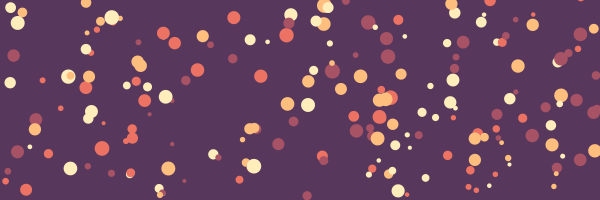
Frame 1 (no input)
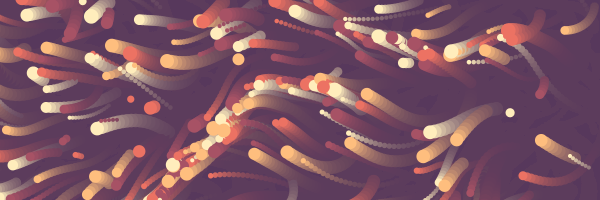
Frame 60 (the mouse pressed at the canvas centre just before this capture)
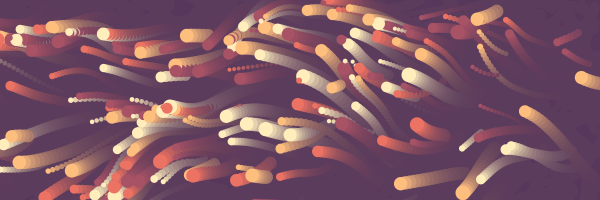
Frame 120 (the mouse held since frame 60 and released just before this capture)

The Processing sketch that drew these frames (run headless with seeded random() and noise(); from frame 60 on, the mouse is pressed at the canvas centre):

// Processing sketch: processing_154762
// ── processing_154762.pde

Mover [] bouncers;

int bewegungsModus = 1;

boolean transparentBG = true;


void setup ()
{
  size (600, 200);
  smooth();

  bouncers = new Mover [200];

  for (int i = 0; i < bouncers.length; i++)
  {
    Mover m = new Mover();
    bouncers [i] = m;
  }

  background (#57385c);
  frameRate (30);
}

void draw ()
{
  if (transparentBG)
  {
    fill (#57385c, 40);
    noStroke();
    rect (0, 0, width, height);
  } 
  else background (#57385c);


  int i = 0;
  while (i < bouncers.length )
  {
    Mover m = bouncers [i];
    m.update (bewegungsModus);

    i = i + 1;
  }
}


class Mover
{
  PVector direction;
  PVector location;

  float speed;
  float SPEED;

  float noiseScale;
  float noiseStrength;
  float forceStrength;

  float ellipseSize;

  color c;


  Mover () // Konstruktor = setup der Mover Klasse
  {
    setRandomValues();
  }

  Mover (float x, float y) // Konstruktor = setup der Mover Klasse
  {
    setRandomValues ();
  }

  // SET ---------------------------

  void setRandomValues ()
  {
    location = new PVector (random (width), random (height));
    ellipseSize = random (4, 15);

    float angle = random (TWO_PI);
    direction = new PVector (cos (angle), sin (angle));

    speed = random (4, 7);
    SPEED = speed;
    noiseScale = 80;
    noiseStrength = 1;
    forceStrength = random (0.1, 0.2);

    setRandomColor();
  }

  void setRandomColor ()
  {
    int colorDice = (int) random (4);

    if (colorDice == 0) c = #ffedbc;
    else if (colorDice == 1) c = #A75265;
    else if (colorDice == 2) c = #ec7263;
    else c = #febe7e;
  }

  // GENEREL ------------------------------

  void update ()
  {
    update (0);
  }

  void update (int mode)
  {
    if (mode == 0) // bouncing ball
    {
      speed = SPEED * 0.7;
      move();
      checkEdgesAndBounce();
    }
    else if (mode == 1) // noise
    {
      speed = SPEED * 0.7;
      addNoise ();
      move();
      checkEdgesAndRelocate ();
    }
    else if (mode == 2) // steer
    {
      steer (mouseX, mouseY);
      move();
    }
    else if (mode == 3) // seek
    {
      speed = SPEED * 0.7;
      seek (mouseX, mouseY);
      move();
    }
    else // radial
    {
      speed = SPEED * 0.7;
      addRadial ();
      move();
      checkEdges();
    }

    display();
  }

  // HOW TO MOVE ----------------------------

  void steer (float x, float y)
  {
    steer (x, y, 1);
  }

  void steer (float x, float y, float strength)
  {

    float angle = atan2 (y-location.y, x -location.x);

    PVector force = new PVector (cos (angle), sin (angle));
    force.mult (forceStrength * strength);

    direction.add (force);
    direction.normalize();

    float currentDistance = dist (x, y, location.x, location.y);

    if (currentDistance < 70)
    {
      speed = map (currentDistance, 0, 70, 0, SPEED);
    }
    else speed = SPEED;
  }

  void seek (float x, float y)
  {
    seek (x, y, 1);
  }

  void seek (float x, float y, float strength)
  {

    float angle = atan2 (y-location.y, x -location.x);

    PVector force = new PVector (cos (angle), sin (angle));
    force.mult (forceStrength * strength);

    direction.add (force);
    direction.normalize();
  }

  void addRadial ()
  {

    float m = noise (frameCount / (2*noiseScale));
    m = map (m, 0, 1, - 1.2, 1.2);

    float maxDistance = m * dist (0, 0, width/2, height/2);
    float distance = dist (location.x, location.y, width/2, height/2);

    float angle = map (distance, 0, maxDistance, 0, TWO_PI);

    PVector force = new PVector (cos (angle), sin (angle));
    force.mult (forceStrength);

    direction.add (force);
    direction.normalize();
  }

  void addNoise ()
  {

    float noiseValue = noise (location.x /noiseScale, location.y / noiseScale, frameCount / noiseScale);
    noiseValue*= TWO_PI * noiseStrength;

    PVector force = new PVector (cos (noiseValue), sin (noiseValue));
    //Processing 2.0:
    //PVector force = PVector.fromAngle (noiseValue);
    force.mult (forceStrength);
    direction.add (force);
    direction.normalize();
  }

  // MOVE -----------------------------------------

  void move ()
  {

    PVector velocity = direction.get();
    velocity.mult (speed);
    location.add (velocity);
  }

  // CHECK --------------------------------------------------------

  void checkEdgesAndRelocate ()
  {
    float diameter = ellipseSize;

    if (location.x < -diameter/2)
    {
      location.x = random (-diameter/2, width+diameter/2);
      location.y = random (-diameter/2, height+diameter/2);
    }
    else if (location.x > width+diameter/2)
    {
      location.x = random (-diameter/2, width+diameter/2);
      location.y = random (-diameter/2, height+diameter/2);
    }

    if (location.y < -diameter/2)
    {
      location.x = random (-diameter/2, width+diameter/2);
      location.y = random (-diameter/2, height+diameter/2);
    }
    else if (location.y > height + diameter/2)
    {
      location.x = random (-diameter/2, width+diameter/2);
      location.y = random (-diameter/2, height+diameter/2);
    }
  }


  void checkEdges ()
  {
    float diameter = ellipseSize;

    if (location.x < -diameter / 2)
    {
      location.x = width+diameter /2;
    }
    else if (location.x > width+diameter /2)
    {
      location.x = -diameter /2;
    }

    if (location.y < -diameter /2)
    {
      location.y = height+diameter /2;
    }
    else if (location.y > height+diameter /2)
    {
      location.y = -diameter /2;
    }
  }

  void checkEdgesAndBounce ()
  {
    float radius = ellipseSize / 2;

    if (location.x < radius )
    {
      location.x = radius ;
      direction.x = direction.x * -1;
    }
    else if (location.x > width-radius )
    {
      location.x = width-radius ;
      direction.x *= -1;
    }

    if (location.y < radius )
    {
      location.y = radius ;
      direction.y *= -1;
    }
    else if (location.y > height-radius )
    {
      location.y = height-radius ;
      direction.y *= -1;
    }
  }

  // DISPLAY ---------------------------------------------------------------

  void display ()
  {
    fill (c);
    ellipse (location.x, location.y, ellipseSize, ellipseSize);
  }
}

void keyPressed ()
{
  if (key == ' ') transparentBG = !transparentBG;
  if (key == 'n')
  {
    float noiseScale = random (5, 400);
    float noiseStrength = random (0.5, 6);
    float forceStrength = random (0.5, 4);

    for (int i = 0; i < bouncers.length; i++)
    {
      Mover currentMover = bouncers[i];
      currentMover.noiseScale = noiseScale;
      currentMover.noiseStrength = noiseStrength;
      currentMover.forceStrength = forceStrength;
    }
  }
}

void mousePressed ()
{
  if (mouseButton == LEFT)
  {
    bewegungsModus++;
    if (bewegungsModus > 4)
    {
      bewegungsModus = 0;
    }
  }
}
